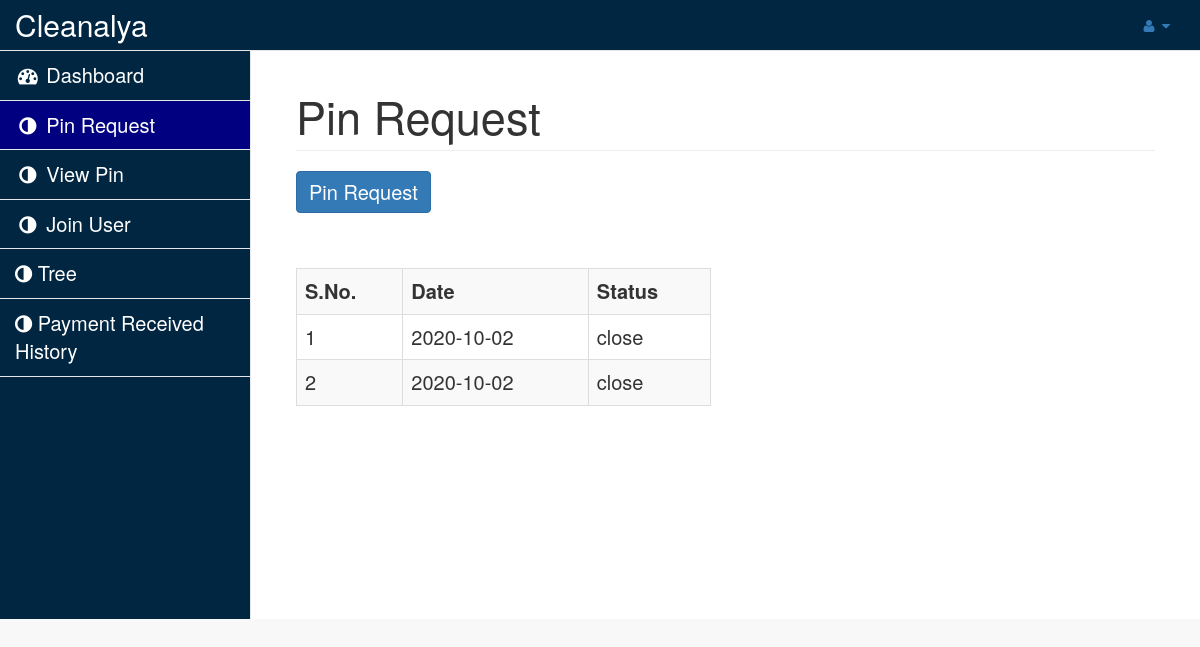
/pin-request.php (signed in), run on an earlier commit of the app's database.
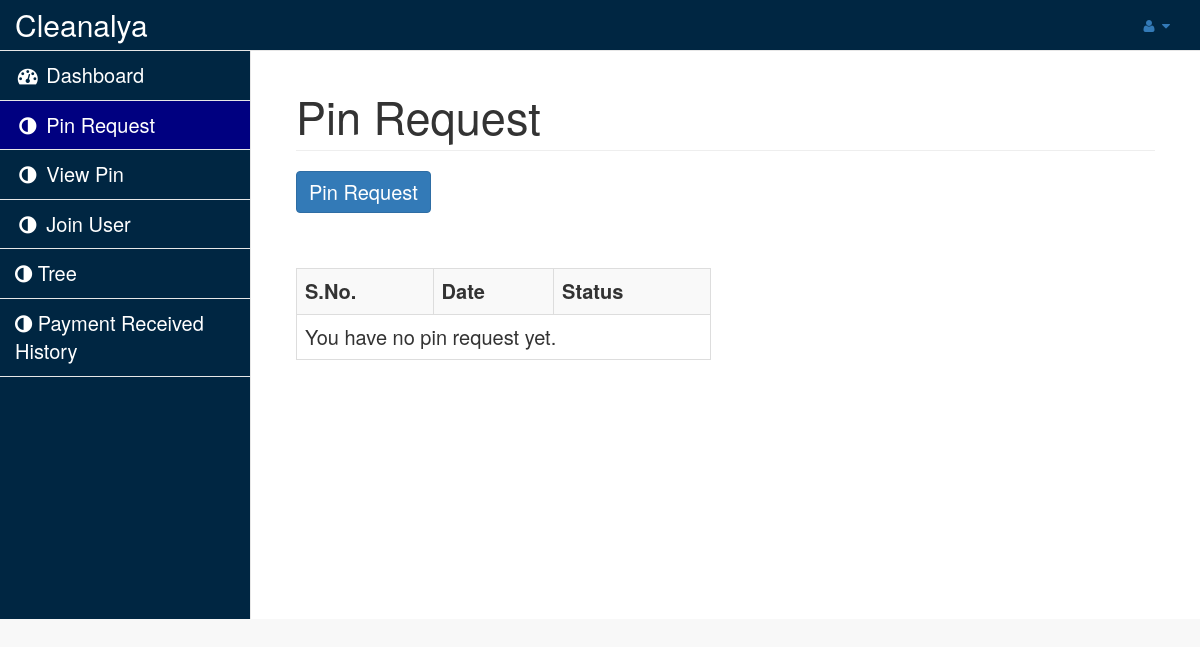
And on a later commit of the database.
### tables this page shows
CREATE TABLE `pin_request` (
  `id` int(11) NOT NULL,
  `email` varchar(50) NOT NULL,
  `date` date NOT NULL,
  `status` enum('open','close') NOT NULL DEFAULT 'open'
);

### pin-request.php (the view, shortened to what this page needs)
<?php
require('php-includes/connect.php');
$email = $_SESSION['userid'];
?>
<!DOCTYPE html>
<html lang="en">
<head>
    <link href="vendor/bootstrap/css/bootstrap.min.css" rel="stylesheet">
    <link href="vendor/metisMenu/metisMenu.min.css" rel="stylesheet">
    <link href="dist/css/sb-admin-2.css" rel="stylesheet">
    <link href="vendor/font-awesome/css/font-awesome.min.css" rel="stylesheet" type="text/css">
</head>
<body>
    <div id="wrapper" style="background-color: #002642">
        <?php include('php-includes/menu1.php'); ?>
        <div id="page-wrapper">
            <div class="container-fluid">
                <div class="row">
                    <div class="col-lg-12">
                        <h1 class="page-header" style="font-size:45px">Pin Request</h1>
                    </div>
                </div>
                <div class="row">
                	<div class="col-lg-4">
                    	<form method="get">
                            <div class="form-group">
                            	<input type="submit" name="pin_request" class="btn btn-primary" value="Pin Request" style="font-size:20px">
                            </div>
                        </form>
                    </div>
                </div>
                <div class="row">
                	<div class="col-lg-6">
                    	<br><br>
                    	<table class="table table-bordered table-striped" style="font-size:20px">
                        	<tr>
                            	<th>S.No.</th>
                                <th>Date</th>
                                <th>Status</th>
                            </tr>
                            <?php
							$i=1;
							$query = mysqli_query($con,"select * from pin_request where email='$email' order by id desc");
							if(mysqli_num_rows($query)>0){
								while($row=mysqli_fetch_array($query)){
									$date = $row['date'];
									$status = $row['status'];
								?>
                                	<tr>
                                    	<td><?php echo $i; ?></td>
                                        <td><?php echo $date; ?></td>
                                        <td><?php echo $status; ?></td>
                                    </tr>
                                <?php
									$i++;
								}
							}
							else{
							?>
                            	<tr>
                                	<td colspan="4">You have no pin request yet.</td>
                                </tr>
                            <?php
							}
							?>
                        </table>
                    </div>
                </div>
            </div>
        </div>
    </div>
</body>
</html>

What changed in the data, as far as the page shows it:
removed pin_request: date "2020-10-02", status "close"
removed pin_request: date "2020-10-02", status "close"
Also different on the page:
text now shown: "You have no pin request yet."
